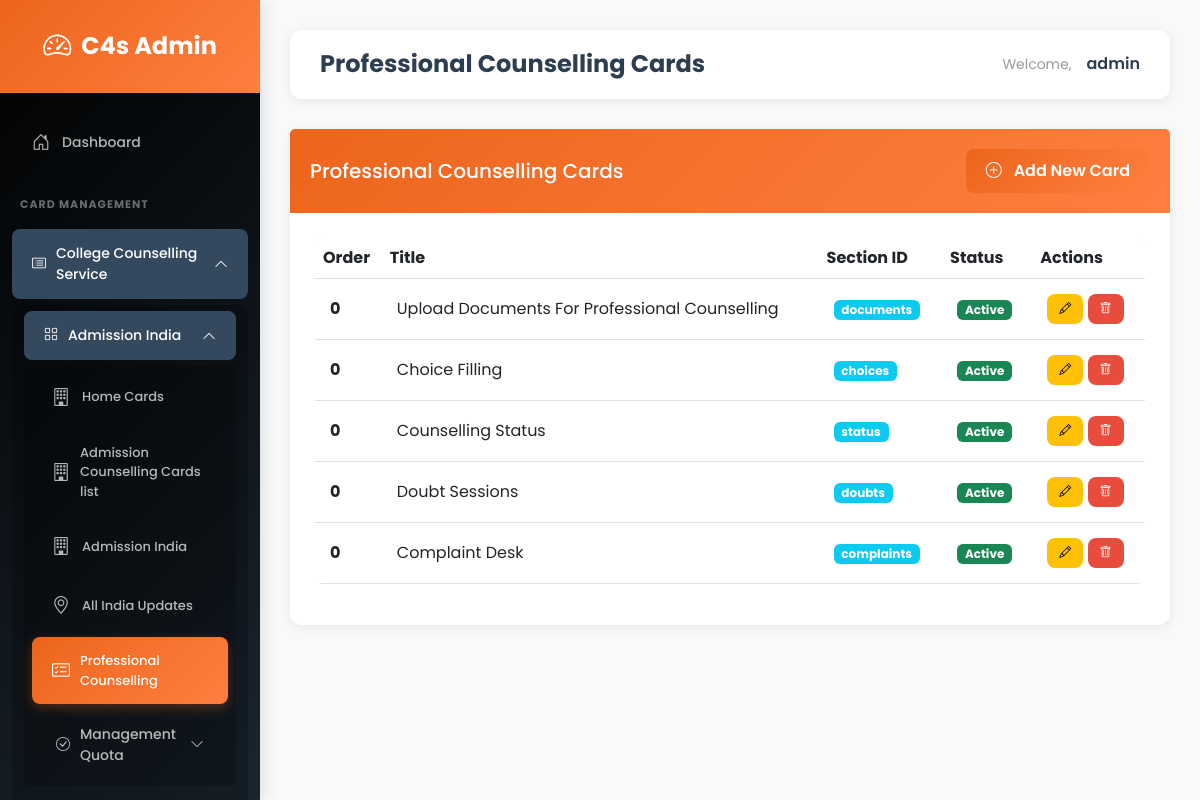
The page /admin-dashboard/pro-counselling-cards/ (signed in) on the database its author committed.
### main_app/models.py (models this page shows, shortened)
class ProfessionalCounsellingCard(models.Model):
    BORDER_COLOR_CHOICES = [
        ('#f39c12', 'Orange'),
        ('#e74c3c', 'Red'),
        ('#2ecc71', 'Green'),
        ('#9b59b6', 'Purple'),
        ('#3498db', 'Blue'),
    ]
    title = models.CharField(max_length=200, help_text="Card title")
    description = models.TextField(max_length=300, help_text="Card description")
    card_image = models.ImageField(upload_to='counselling_cards/', blank=True, null=True)
    image_url = models.URLField(max_length=500, blank=True)
    section_id = models.CharField(max_length=50, help_text="Section ID (documents, choices, status, doubts, complaints)")
    border_color = models.CharField(max_length=7, default='#f39c12', choices=BORDER_COLOR_CHOICES)
    order = models.IntegerField(default=0)
    is_active = models.BooleanField(default=True)
    created_at = models.DateTimeField(auto_now_add=True)
    updated_at = models.DateTimeField(auto_now=True)
    created_by = models.ForeignKey(User, on_delete=models.SET_NULL, null=True, blank=True)
    class Meta:
        ordering = ['order', 'id']
        verbose_name = "Professional Counselling Card"
        verbose_name_plural = "Professional Counselling Cards"

### main_app/views.py (the view)
@never_cache
@login_required(login_url='main_app:admin_login')
@user_passes_test(is_admin_or_staff, login_url='main_app:user_login')
def admin_pro_counselling_cards_list(request):
    cards = ProfessionalCounsellingCard.objects.all()
    return render(request, 'admin/pro_counselling_cards_list.html', {'cards': cards})

### main_app/views.py (called while the page is built)
def is_admin_or_staff(user):
    return user.is_staff or user.is_superuser

### templates/admin/pro_counselling_cards_list.html (shortened to what this page needs)
{% extends 'admin/base.html' %}
{% block page_title %}Professional Counselling Cards{% endblock %}
{% block content %}
<div class="card">
    <div class="card-header d-flex justify-content-between align-items-center">
        <h5 class="mb-0">Professional Counselling Cards</h5>
        <a href="{% url 'main_app:admin_pro_counselling_card_add' %}" class="btn btn-primary">
            <i class="bi bi-plus-circle me-2"></i> Add New Card
        </a>
    </div>
    <div class="card-body">
        {% if cards %}
        <div class="table-responsive">
            <table class="table table-hover">
                <thead>
                    <tr>
                        <th>Order</th>
                        <th>Title</th>
                        <th>Section ID</th>
                        <th>Status</th>
                        <th>Actions</th>
                    </tr>
                </thead>
                <tbody>
                    {% for card in cards %}
                    <tr>
                        <td><strong>{{ card.order }}</strong></td>
                        <td>{{ card.title|truncatewords:8 }}</td>
                        <td><span class="badge bg-info">{{ card.section_id }}</span></td>
                        <td>
                            {% if card.is_active %}
                                <span class="badge bg-success">Active</span>
                            {% else %}
                                <span class="badge bg-secondary">Inactive</span>
                            {% endif %}
                        </td>
                        <td>
                            <a href="{% url 'main_app:admin_pro_counselling_card_edit' card.id %}"
                               class="btn btn-sm btn-warning">
                                <i class="bi bi-pencil"></i>
                            </a>
                            <a href="{% url 'main_app:admin_pro_counselling_card_delete' card.id %}"
                               class="btn btn-sm btn-danger">
                                <i class="bi bi-trash"></i>
                            </a>
                        </td>
                    </tr>
                    {% endfor %}
                </tbody>
            </table>
        </div>
        {% endif %}
    </div>
</div>
{% endblock %}

### templates/admin/base.html (shortened to what this page needs)
<!DOCTYPE html>
<html lang="en">
<head>
    <link href="https://cdn.jsdelivr.net/npm/bootstrap@5.3.0/dist/css/bootstrap.min.css" rel="stylesheet">
    <link rel="stylesheet" href="https://cdn.jsdelivr.net/npm/bootstrap-icons@1.11.0/font/bootstrap-icons.css">
</head>
<body>
    <div class="sidebar">
        <div class="logo">
            <i class="bi bi-speedometer2"></i>
            <span>C4s Admin</span>
        </div>
        <ul class="nav flex-column mt-3">
            <li class="nav-item">
                <a class="nav-link {% if request.resolver_match.url_name == 'admin_dashboard' %}active{% endif %}"
                    href="{% url 'main_app:admin_dashboard' %}">
                    <i class="bi bi-house-door"></i> Dashboard
                </a>
            </li>
            <li class="nav-section-title">CARD MANAGEMENT</li>
            <li class="nav-item">
                <button class="nav-dropdown" onclick="toggleDropdown(event, 'collegeCards')">
                    <span><i class="bi bi-card-list"></i> College Counselling Service</span>
                    <i class="bi bi-chevron-down"></i>
                </button>
                <ul class="dropdown-menu-custom" id="collegeCards">
                    <li class="nav-item">
                        <button class="nav-dropdown" onclick="toggleDropdown(event, 'admissionIndiaCards')">
                            <span><i class="bi bi-grid"></i> Admission India</span>
                            <i class="bi bi-chevron-down"></i>
                        </button>
                        <ul class="dropdown-menu-custom" id="admissionIndiaCards">
                            <li class="nav-item">
                                <a class="nav-link {% if 'admission-cards' in request.path %}active{% endif %}"
                                    href="{% url 'main_app:admin_cards_list' %}">
                                    <i class="bi bi-building"></i> Home Cards
                                </a>
                            </li>
                            <li class="nav-item">
                                <a class="nav-link {% if 'admission-cards' in request.path %}active{% endif %}"
                                    href="{% url 'main_app:admin_counselling_cards_list' %}">
                                    <i class="bi bi-building"></i> Admission Counselling Cards list
                                </a>
                            </li>
                            <li class="nav-item">
                                <a class="nav-link {% if 'admission-cards' in request.path %}active{% endif %}"
                                    href="{% url 'main_app:admin_admission_cards_list' %}">
                                    <i class="bi bi-building"></i> Admission India
                                </a>
                            </li>
                            <li class="nav-item">
                                <a class="nav-link {% if 'all-india-cards' in request.path %}active{% endif %}"
                                    href="{% url 'main_app:admin_all_india_cards_list' %}">
                                    <i class="bi bi-geo-alt"></i> All India Updates
                                </a>
                            </li>
                            <li class="nav-item">
                                <a class="nav-link {% if 'pro-counselling-cards' in request.path %}active{% endif %}"
                                    href="{% url 'main_app:admin_pro_counselling_cards_list' %}">
                                    <i class="bi bi-card-checklist"></i> Professional Counselling
                                </a>
                            </li>
                            <li class="nav-item">
                                <button class="nav-dropdown" onclick="toggleDropdown(event, 'quotaAdmission')">
                                    <span><i class="bi bi-check-circle"></i> Management Quota</span>
                                    <i class="bi bi-chevron-down"></i>
                                </button>
                            </li>
                        </ul>
                    </li>
                    <li class="nav-item">
                        <a class="nav-link {% if 'admission-abroad-cards' in request.path %}active{% endif %}"
                            href="{% url 'main_app:admin_admission_abroad_cards_list' %}">
                        </a>
                    </li>
                </ul>
            </li>
        </ul>
    </div>
    <div class="main-content">
        <div class="top-navbar">
            <h4>{% block page_title %}Dashboard{% endblock %}</h4>
            <div class="user-info">
                <span>Welcome,</span>
                <strong>{{ request.user.username }}</strong>
            </div>
        </div>
        {% block content %}{% endblock %}
    </div>
</body>
</html>

### templates/admin/base.html (style rules this page uses)
:root { --primary-color: #ED651C; --secondary-color: #667eea; --sidebar-bg: #000000; --sidebar-hover: #34495e; --light-bg: #f8f9fa; --border-color: #e9ecef; }
* { font-family: 'Poppins', sans-serif; }
body { background-color: var(--light-bg); margin: 0; padding: 0; }
.sidebar { min-height: 100vh; max-height: 100vh; background: linear-gradient(135deg, var(--sidebar-bg) 0%, #1a252f 100%); color: white; position: fixed; left: 0; top: 0; width: 260px; padding-top: 0; padding-bottom: 20px; overflow-y: auto; overflow-x: hidden; box-shadow: 4px 0 15px rgba(0, 0, 0, 0.1); z-index: 1000; display: flex; flex-direction: column; }
.sidebar .logo { background: linear-gradient(135deg, var(--primary-color) 0%, #ff7f3f 100%); padding: 25px; font-size: 24px; font-weight: 700; text-align: center; color: white; border-bottom: 1px solid rgba(255, 255, 255, 0.1); display: flex; align-items: center; justify-content: center; gap: 10px; flex-shrink: 0; }
.sidebar .logo i { font-size: 28px; }
.sidebar .nav-link { color: rgba(255, 255, 255, 0.7); padding: 14px 20px; margin: 6px 12px; border-radius: 8px; transition: all 0.3s ease; display: flex; align-items: center; gap: 10px; font-size: 14px; font-weight: 500; text-decoration: none; }
.sidebar .nav-link.active { background: linear-gradient(135deg, var(--primary-color) 0%, #ff7f3f 100%); color: white; box-shadow: 0 4px 12px rgba(237, 101, 28, 0.3); }
.sidebar .nav-link i { font-size: 18px; width: 20px; }
.sidebar .nav-section-title { color: rgba(255, 255, 255, 0.4); font-size: 11px; font-weight: 700; text-transform: uppercase; padding: 20px 20px 10px; letter-spacing: 1px; flex-shrink: 0; }
.nav-dropdown { color: rgba(255, 255, 255, 0.7); padding: 14px 20px; margin: 6px 12px; border-radius: 8px; transition: all 0.3s ease; display: flex; align-items: center; justify-content: space-between; font-size: 14px; font-weight: 500; cursor: pointer; background: transparent; border: none; width: calc(100% - 24px); text-align: left; }
.nav-dropdown.active { background-color: var(--sidebar-hover); color: white; }
.nav-dropdown span { display: flex; align-items: center; gap: 10px; }
.nav-dropdown i.bi-chevron-down { transition: transform 0.3s ease; font-size: 14px; }
.nav-dropdown.active i.bi-chevron-down { transform: rotate(180deg); }
.dropdown-menu-custom { list-style: none; padding: 0; margin: 0; max-height: 0; overflow: hidden; transition: max-height 0.4s ease; background-color: rgba(0, 0, 0, 0.2); border-radius: 8px; margin: 0 12px; text-align: left; float: left; }
.dropdown-menu-custom.show { max-height: 2000px; overflow: visible; }
.dropdown-menu-custom .nav-link { margin-left: 0; font-size: 13px; margin: 4px 8px; }
.main-content { margin-left: 260px; padding: 30px; min-height: 100vh; }
.top-navbar { background: white; padding: 20px 30px; margin-bottom: 30px; border-radius: 12px; box-shadow: 0 2px 12px rgba(0, 0, 0, 0.08); display: flex; justify-content: space-between; align-items: center; }
.top-navbar h4 { margin: 0; font-weight: 700; font-size: 24px; color: #2c3e50; }
.user-info { display: flex; align-items: center; gap: 15px; }
.user-info span { color: #999; font-size: 14px; }
.user-info strong { color: #2c3e50; font-weight: 600; }
.card { border: none; border-radius: 12px; box-shadow: 0 2px 12px rgba(0, 0, 0, 0.08); transition: all 0.3s ease; margin-bottom: 20px; }
.card-header { background: linear-gradient(135deg, var(--primary-color) 0%, #ff7f3f 100%); color: white; border: none; padding: 20px; border-radius: 12px 12px 0 0; font-weight: 600; }
.card-body { padding: 25px; }
.btn { border-radius: 8px; font-weight: 600; padding: 10px 20px; transition: all 0.3s ease; border: none; }
.btn-primary { background: linear-gradient(135deg, var(--primary-color) 0%, #ff7f3f 100%); color: white; }
.btn-danger { background-color: #e74c3c; color: white; }
.btn-sm { padding: 6px 12px; font-size: 12px; }
.table { background: white; border-radius: 8px; overflow: hidden; }
.table thead { background-color: #f8f9fa; font-weight: 600; color: #2c3e50; }
.table td { vertical-align: middle; padding: 15px; }

### rows shown on the page
ProfessionalCounsellingCard: order "0", title "Upload Documents For Professional Counselling", section_id "documents", is_active "Active"
ProfessionalCounsellingCard: order "0", title "Choice Filling", section_id "choices", is_active "Active"
ProfessionalCounsellingCard: order "0", title "Counselling Status", section_id "status", is_active "Active"
ProfessionalCounsellingCard: order "0", title "Doubt Sessions", section_id "doubts", is_active "Active"
ProfessionalCounsellingCard: order "0", title "Complaint Desk", section_id "complaints", is_active "Active"

### other values the page prints
{{ request.user.username }} "admin"
